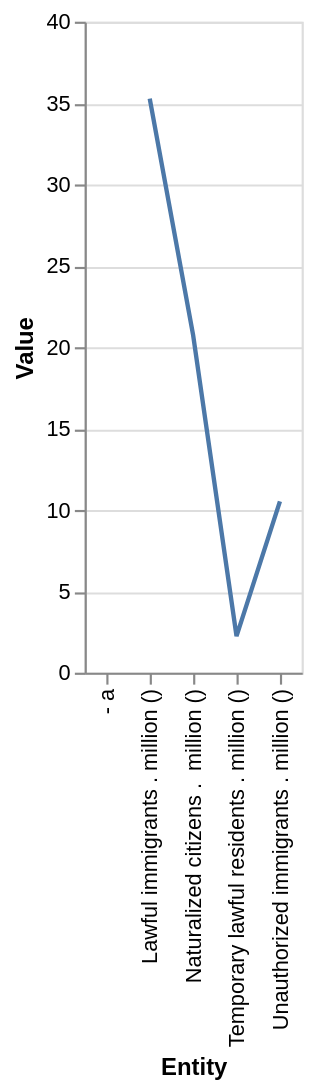

Express this chart as Vega-Lite.
### Vega-Lite specification from a JSON file in a GitHub repository (floating-point values rounded to 4 significant figures)
{"$schema": "https://vega.github.io/schema/vega-lite/v5.json", "description": "Line chart auto-generated from CSV", "data": {"values": [{"Entity": "Temporary lawful residents . million ()", "Value": "2.25"}, {"Entity": "- a", "Value": "-"}, {"Entity": "Naturalized citizens .  million ()", "Value": "20.745"}, {"Entity": "Lawful immigrants . million ()", "Value": "35.277"}, {"Entity": "Unauthorized immigrants . million ()", "Value": "10.523"}]}, "mark": "line", "encoding": {"x": {"field": "Entity", "type": "ordinal"}, "y": {"field": "Value", "type": "quantitative"}}}
